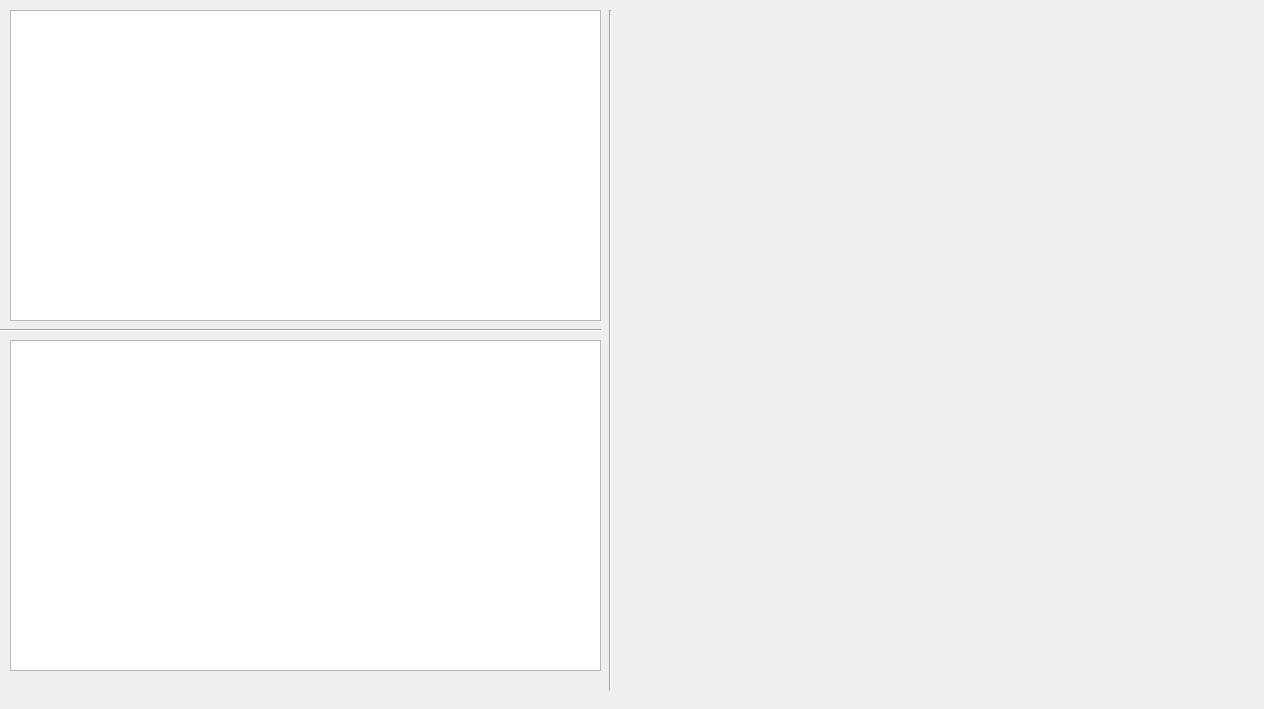
<?xml version="1.0" encoding="UTF-8"?>
<ui version="4.0">
 <class>ObjectWindowForm</class>
 <widget class="QWidget" name="ObjectWindowForm">
  <property name="geometry">
   <rect>
    <x>0</x>
    <y>0</y>
    <width>1264</width>
    <height>709</height>
   </rect>
  </property>
  <property name="windowTitle">
   <string>Form</string>
  </property>
  <widget class="QGraphicsView" name="PlanView">
   <property name="geometry">
    <rect>
     <x>10</x>
     <y>10</y>
     <width>591</width>
     <height>311</height>
    </rect>
   </property>
  </widget>
  <widget class="Line" name="line">
   <property name="geometry">
    <rect>
     <x>600</x>
     <y>10</y>
     <width>20</width>
     <height>681</height>
    </rect>
   </property>
   <property name="orientation">
    <enum>Qt::Vertical</enum>
   </property>
  </widget>
  <widget class="QGraphicsView" name="graphicsView">
   <property name="geometry">
    <rect>
     <x>10</x>
     <y>340</y>
     <width>591</width>
     <height>331</height>
    </rect>
   </property>
  </widget>
  <widget class="Line" name="line_2">
   <property name="geometry">
    <rect>
     <x>-10</x>
     <y>320</y>
     <width>611</width>
     <height>20</height>
    </rect>
   </property>
   <property name="orientation">
    <enum>Qt::Horizontal</enum>
   </property>
  </widget>
 </widget>
 <resources/>
 <connections/>
</ui>
